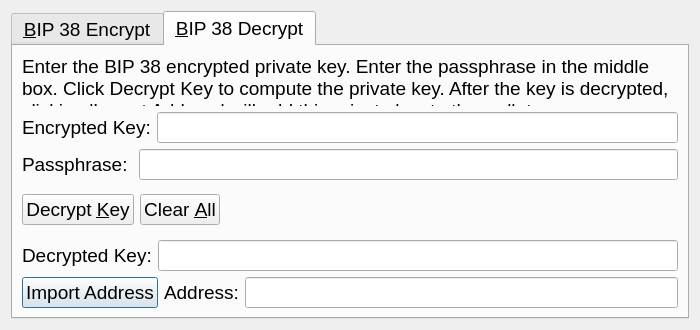
<?xml version="1.0" encoding="UTF-8"?>
<ui version="4.0">
 <class>Bip38ToolDialog</class>
 <widget class="QDialog" name="Bip38ToolDialog">
  <property name="geometry">
   <rect>
    <x>0</x>
    <y>0</y>
    <width>700</width>
    <height>330</height>
   </rect>
  </property>
  <property name="font">
   <font>
    
    <pointsize>14</pointsize>
   </font>
  </property>
  <property name="windowTitle">
   <string>BIP 38 Tool</string>
  </property>
  <property name="modal">
   <bool>true</bool>
  </property>
  <layout class="QVBoxLayout" name="verticalLayout">
   <item>
    <widget class="QTabWidget" name="tabWidget">
     <property name="font">
   <font>
       <pointsize>14</pointsize>
      </font>
     </property>
     <property name="currentIndex">
      <number>1</number>
     </property>
     <widget class="QWidget" name="tabBip38Encrypt">
      <attribute name="title">
       <string>&amp;BIP 38 Encrypt</string>
      </attribute>
      <layout class="QVBoxLayout" name="verticalLayout_SM">
       <item>
        <widget class="QLabel" name="infoLabel_ENC">
         <property name="text">
          <string>Enter a Nyerium Address that you would like to encrypt using BIP 38. Enter a passphrase in the middle box. Press encrypt to compute the encrypted private key.</string>
         </property>
         <property name="textFormat">
          <enum>Qt::PlainText</enum>
         </property>
         <property name="wordWrap">
          <bool>true</bool>
         </property>
        </widget>
       </item>
       <item>
        <layout class="QHBoxLayout" name="horizontalLayout_1_ENC">
         <property name="spacing">
          <number>0</number>
         </property>
         <item>
          <widget class="QLabel" name="label_5">
           <property name="text">
            <string>Address:</string>
           </property>
          </widget>
         </item>
         <item>
          <widget class="QValidatedLineEdit" name="addressIn_ENC">
           <property name="toolTip">
            <string>The Nyerium address to sign the message with</string>
           </property>
          </widget>
         </item>
         <item>
          <widget class="QPushButton" name="addressBookButton_ENC">
           <property name="toolTip">
            <string>Choose previously used address</string>
           </property>
           <property name="text">
            <string/>
           </property>
           <property name="icon">
            <iconset resource="../nyerium.qrc">
             <normaloff>:/icons/address-book</normaloff>:/icons/address-book</iconset>
           </property>
           <property name="shortcut">
            <string>Alt+A</string>
           </property>
           <property name="autoDefault">
            <bool>false</bool>
           </property>
          </widget>
         </item>
         <item>
          <widget class="QPushButton" name="pasteButton_ENC">
           <property name="toolTip">
            <string>Paste address from clipboard</string>
           </property>
           <property name="text">
            <string/>
           </property>
           <property name="icon">
            <iconset resource="../nyerium.qrc">
             <normaloff>:/icons/editpaste</normaloff>:/icons/editpaste</iconset>
           </property>
           <property name="shortcut">
            <string>Alt+P</string>
           </property>
           <property name="autoDefault">
            <bool>false</bool>
           </property>
          </widget>
         </item>
        </layout>
       </item>
       <item>
        <layout class="QHBoxLayout" name="horizontalLayout_5">
         <item>
          <widget class="QLabel" name="label_6">
           <property name="text">
            <string>Passphrase: </string>
           </property>
          </widget>
         </item>
         <item>
          <widget class="QLineEdit" name="passphraseIn_ENC">
           <property name="echoMode">
            <enum>QLineEdit::Password</enum>
           </property>
          </widget>
         </item>
        </layout>
       </item>
       <item>
        <layout class="QHBoxLayout" name="horizontalLayout_2_ENC">
         <property name="spacing">
          <number>0</number>
         </property>
         <item>
          <widget class="QLabel" name="encryptedKeyLabel_ENC">
           <property name="text">
            <string>Encrypted Key:</string>
           </property>
           <property name="textFormat">
            <enum>Qt::PlainText</enum>
           </property>
          </widget>
         </item>
         <item>
          <widget class="QLineEdit" name="encryptedKeyOut_ENC">
           <property name="font">
            <font>
             <italic>true</italic>
            </font>
           </property>
           <property name="readOnly">
            <bool>true</bool>
           </property>
          </widget>
         </item>
         <item>
          <widget class="QPushButton" name="copyKeyButton_ENC">
           <property name="toolTip">
            <string>Copy the current signature to the system clipboard</string>
           </property>
           <property name="text">
            <string/>
           </property>
           <property name="icon">
            <iconset resource="../nyerium.qrc">
             <normaloff>:/icons/editcopy</normaloff>:/icons/editcopy</iconset>
           </property>
           <property name="autoDefault">
            <bool>false</bool>
           </property>
          </widget>
         </item>
        </layout>
       </item>
       <item>
        <layout class="QHBoxLayout" name="horizontalLayout_3_ENC">
         <item>
          <widget class="QPushButton" name="encryptKeyButton_ENC">
           <property name="toolTip">
            <string>Sign the message to prove you own this Nyerium address</string>
           </property>
           <property name="text">
            <string>Encrypt &amp;Key</string>
           </property>
           <property name="icon">
            <iconset resource="../nyerium.qrc">
             <normaloff>:/icons/edit</normaloff>:/icons/edit</iconset>
           </property>
           <property name="autoDefault">
            <bool>false</bool>
           </property>
          </widget>
         </item>
         <item>
          <widget class="QPushButton" name="clearButton_ENC">
           <property name="toolTip">
            <string>Reset all sign message fields</string>
           </property>
           <property name="text">
            <string>Clear &amp;All</string>
           </property>
           <property name="icon">
            <iconset resource="../nyerium.qrc">
             <normaloff>:/icons/remove</normaloff>:/icons/remove</iconset>
           </property>
           <property name="autoDefault">
            <bool>false</bool>
           </property>
          </widget>
         </item>
         <item>
          <spacer name="horizontalSpacer_1_ENC">
           <property name="orientation">
            <enum>Qt::Horizontal</enum>
           </property>
           <property name="sizeHint" stdset="0">
            <size>
             <width>40</width>
             <height>48</height>
            </size>
           </property>
          </spacer>
         </item>
         <item>
          <widget class="QLabel" name="statusLabel_ENC">
           <property name="font">
            <font>
             <weight>75</weight>
             <bold>true</bold>
            </font>
           </property>
           <property name="text">
            <string/>
           </property>
           <property name="wordWrap">
            <bool>true</bool>
           </property>
          </widget>
         </item>
         <item>
          <spacer name="horizontalSpacer_2_ENC">
           <property name="orientation">
            <enum>Qt::Horizontal</enum>
           </property>
           <property name="sizeHint" stdset="0">
            <size>
             <width>40</width>
             <height>48</height>
            </size>
           </property>
          </spacer>
         </item>
        </layout>
       </item>
      </layout>
     </widget>
     <widget class="QWidget" name="tabBip38Decrypt">
      <attribute name="title">
       <string>&amp;BIP 38 Decrypt</string>
      </attribute>
      <layout class="QVBoxLayout" name="verticalLayout_VM">
       <item>
        <widget class="QLabel" name="infoLabel_DEC">
         <property name="font">
          <font>
           
           <pointsize>14</pointsize>
          </font>
         </property>
         <property name="text">
          <string>Enter the BIP 38 encrypted private key. Enter the passphrase in the middle box. Click Decrypt Key to compute the private key. After the key is decrypted, clicking 'Import Address' will add this private key to the wallet.</string>
         </property>
         <property name="textFormat">
          <enum>Qt::PlainText</enum>
         </property>
         <property name="alignment">
          <set>Qt::AlignLeading|Qt::AlignLeft|Qt::AlignTop</set>
         </property>
         <property name="wordWrap">
          <bool>true</bool>
         </property>
        </widget>
       </item>
       <item>
        <layout class="QHBoxLayout" name="horizontalLayout_3">
         <item>
          <widget class="QLabel" name="label_2">
           <property name="font">
            <font>
             
             <pointsize>14</pointsize>
            </font>
           </property>
           <property name="text">
            <string>Encrypted Key:</string>
           </property>
          </widget>
         </item>
         <item>
          <widget class="QValidatedLineEdit" name="encryptedKeyIn_DEC">
           <property name="font">
            <font>
             
             <pointsize>14</pointsize>
            </font>
           </property>
           <property name="toolTip">
            <string>The Nyerium address the message was signed with</string>
           </property>
          </widget>
         </item>
        </layout>
       </item>
       <item>
        <layout class="QHBoxLayout" name="horizontalLayout">
         <item>
          <widget class="QLabel" name="label">
           <property name="font">
            <font>
             
             <pointsize>14</pointsize>
            </font>
           </property>
           <property name="text">
            <string>Passphrase: </string>
           </property>
          </widget>
         </item>
         <item>
          <widget class="QLineEdit" name="passphraseIn_DEC">
           <property name="font">
            <font>
             
             <pointsize>14</pointsize>
            </font>
           </property>
           <property name="echoMode">
            <enum>QLineEdit::Password</enum>
           </property>
          </widget>
         </item>
        </layout>
       </item>
       <item>
        <layout class="QHBoxLayout" name="horizontalLayout_2_DEC">
         <item>
          <widget class="QPushButton" name="decryptKeyButton_DEC">
           <property name="font">
            <font>
             
             <pointsize>14</pointsize>
            </font>
           </property>
           <property name="toolTip">
            <string>Verify the message to ensure it was signed with the specified Nyerium address</string>
           </property>
           <property name="text">
            <string>Decrypt &amp;Key</string>
           </property>
           <property name="icon">
            <iconset resource="../nyerium.qrc">
             <normaloff>:/icons/transaction_0</normaloff>:/icons/transaction_0</iconset>
           </property>
           <property name="autoDefault">
            <bool>false</bool>
           </property>
          </widget>
         </item>
         <item>
          <widget class="QPushButton" name="clearButton_DEC">
           <property name="font">
            <font>
             
             <pointsize>14</pointsize>
            </font>
           </property>
           <property name="toolTip">
            <string>Reset all verify message fields</string>
           </property>
           <property name="text">
            <string>Clear &amp;All</string>
           </property>
           <property name="icon">
            <iconset resource="../nyerium.qrc">
             <normaloff>:/icons/remove</normaloff>:/icons/remove</iconset>
           </property>
           <property name="autoDefault">
            <bool>false</bool>
           </property>
          </widget>
         </item>
         <item>
          <spacer name="horizontalSpacer_1_DEC">
           <property name="font">
            <font>
             
             <pointsize>14</pointsize>
            </font>
           </property>
           <property name="orientation">
            <enum>Qt::Horizontal</enum>
           </property>
           <property name="sizeHint" stdset="0">
            <size>
             <width>40</width>
             <height>48</height>
            </size>
           </property>
          </spacer>
         </item>
         <item>
          <widget class="QLabel" name="statusLabel_DEC">
           <property name="font">
            <font>
             
             <pointsize>14</pointsize>
             <weight>75</weight>
             <bold>true</bold>
            </font>
           </property>
           <property name="text">
            <string/>
           </property>
           <property name="wordWrap">
            <bool>true</bool>
           </property>
          </widget>
         </item>
         <item>
          <spacer name="horizontalSpacer_2_DEC">
           <property name="font">
            <font>
             
             <pointsize>14</pointsize>
            </font>
           </property>
           <property name="orientation">
            <enum>Qt::Horizontal</enum>
           </property>
           <property name="sizeHint" stdset="0">
            <size>
             <width>40</width>
             <height>48</height>
            </size>
           </property>
          </spacer>
         </item>
        </layout>
       </item>
       <item>
        <layout class="QHBoxLayout" name="horizontalLayout_2">
         <item>
          <widget class="QLabel" name="label_3">
           <property name="font">
            <font>
             
             <pointsize>14</pointsize>
            </font>
           </property>
           <property name="text">
            <string>Decrypted Key:</string>
           </property>
          </widget>
         </item>
         <item>
          <widget class="QValidatedLineEdit" name="decryptedKeyOut_DEC">
           <property name="font">
            <font>
             
             <pointsize>14</pointsize>
            </font>
           </property>
          </widget>
         </item>
        </layout>
       </item>
       <item>
        <layout class="QHBoxLayout" name="horizontalLayout_4">
         <item>
          <widget class="QPushButton" name="importAddressButton_DEC">
           <property name="font">
            <font>
             
             <pointsize>14</pointsize>
            </font>
           </property>
           <property name="text">
            <string>Import Address</string>
           </property>
          </widget>
         </item>
         <item>
          <widget class="QLabel" name="label_4">
           <property name="font">
            <font>
             
             <pointsize>14</pointsize>
            </font>
           </property>
           <property name="text">
            <string>Address:</string>
           </property>
          </widget>
         </item>
         <item>
          <widget class="QLineEdit" name="addressOut_DEC">
           <property name="font">
            <font>
             
             <pointsize>14</pointsize>
            </font>
           </property>
          </widget>
         </item>
        </layout>
       </item>
      </layout>
     </widget>
    </widget>
   </item>
  </layout>
 </widget>
 <customwidgets>
  <customwidget>
   <class>QValidatedLineEdit</class>
   <extends>QLineEdit</extends>
   <header>qvalidatedlineedit.h</header>
  </customwidget>
 </customwidgets>
 <resources>
  <include location="../nyerium.qrc"/>
 </resources>
 <connections/>
</ui>
